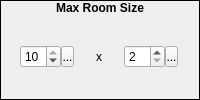
         <widget class="QFrame" name="frmDimensions_2">
          <property name="sizePolicy">
           <sizepolicy hsizetype="Preferred" vsizetype="Fixed">
            <horstretch>0</horstretch>
            <verstretch>0</verstretch>
           </sizepolicy>
          </property>
          <property name="frameShape">
           <enum>QFrame::Box</enum>
          </property>
          <property name="frameShadow">
           <enum>QFrame::Plain</enum>
          </property>
          <property name="lineWidth">
           <number>1</number>
          </property>
          <layout class="QVBoxLayout" name="verticalLayout_4">
           <property name="spacing">
            <number>0</number>
           </property>
           <property name="margin">
            <number>0</number>
           </property>
           <item>
            <widget class="QLabel" name="lblDimensions_2">
             <property name="sizePolicy">
              <sizepolicy hsizetype="Preferred" vsizetype="Fixed">
               <horstretch>0</horstretch>
               <verstretch>0</verstretch>
              </sizepolicy>
             </property>
             <property name="font">
              <font>
               <weight>75</weight>
               <bold>true</bold>
              </font>
             </property>
             <property name="text">
              <string>Max Room Size</string>
             </property>
             <property name="alignment">
              <set>Qt::AlignHCenter|Qt::AlignTop</set>
             </property>
            </widget>
           </item>
           <item>
            <widget class="QWidget" name="widget_9" native="true">
             <layout class="QHBoxLayout" name="horizontalLayout_2">
              <property name="spacing">
               <number>3</number>
              </property>
              <property name="margin">
               <number>0</number>
              </property>
              <item>
               <widget class="QWidget" name="widget_5" native="true">
                <property name="sizePolicy">
                 <sizepolicy hsizetype="Fixed" vsizetype="Fixed">
                  <horstretch>0</horstretch>
                  <verstretch>0</verstretch>
                 </sizepolicy>
                </property>
                <layout class="QHBoxLayout" name="horizontalLayout_17">
                 <property name="spacing">
                  <number>0</number>
                 </property>
                 <property name="margin">
                  <number>0</number>
                 </property>
                 <item>
                  <widget class="QSpinBox" name="sbMaxRoomWidth">
                   <property name="sizePolicy">
                    <sizepolicy hsizetype="Fixed" vsizetype="Fixed">
                     <horstretch>0</horstretch>
                     <verstretch>0</verstretch>
                    </sizepolicy>
                   </property>
                   <property name="minimum">
                    <number>2</number>
                   </property>
                   <property name="maximum">
                    <number>10</number>
                   </property>
                   <property name="value">
                    <number>10</number>
                   </property>
                  </widget>
                 </item>
                 <item>
                  <widget class="SpinBoxSideButton" name="bMaxRoomWidthSpinButton">
                   <property name="minimumSize">
                    <size>
                     <width>13</width>
                     <height>21</height>
                    </size>
                   </property>
                   <property name="maximumSize">
                    <size>
                     <width>13</width>
                     <height>21</height>
                    </size>
                   </property>
                   <property name="text">
                    <string>...</string>
                   </property>
                   <property name="icon">
                    <iconset resource="gui_icons.qrc">
                     <normaloff>:/icons/spinBoxSideButton.png</normaloff>:/icons/spinBoxSideButton.png</iconset>
                   </property>
                   <property name="iconSize">
                    <size>
                     <width>8</width>
                     <height>16</height>
                    </size>
                   </property>
                  </widget>
                 </item>
                </layout>
               </widget>
              </item>
              <item>
               <widget class="QLabel" name="label_3">
                <property name="sizePolicy">
                 <sizepolicy hsizetype="Fixed" vsizetype="Preferred">
                  <horstretch>0</horstretch>
                  <verstretch>0</verstretch>
                 </sizepolicy>
                </property>
                <property name="text">
                 <string>x</string>
                </property>
               </widget>
              </item>
              <item>
               <widget class="QWidget" name="widget_6" native="true">
                <property name="sizePolicy">
                 <sizepolicy hsizetype="Fixed" vsizetype="Fixed">
                  <horstretch>0</horstretch>
                  <verstretch>0</verstretch>
                 </sizepolicy>
                </property>
                <layout class="QHBoxLayout" name="horizontalLayout_18">
                 <property name="spacing">
                  <number>0</number>
                 </property>
                 <property name="margin">
                  <number>0</number>
                 </property>
                 <item>
                  <widget class="QSpinBox" name="sbMaxRoomHeight">
                   <property name="sizePolicy">
                    <sizepolicy hsizetype="Fixed" vsizetype="Fixed">
                     <horstretch>0</horstretch>
                     <verstretch>0</verstretch>
                    </sizepolicy>
                   </property>
                   <property name="minimum">
                    <number>2</number>
                   </property>
                   <property name="maximum">
                    <number>10</number>
                   </property>
                  </widget>
                 </item>
                 <item>
                  <widget class="SpinBoxSideButton" name="bMaxRoomHeightSpinButton">
                   <property name="minimumSize">
                    <size>
                     <width>13</width>
                     <height>21</height>
                    </size>
                   </property>
                   <property name="maximumSize">
                    <size>
                     <width>13</width>
                     <height>21</height>
                    </size>
                   </property>
                   <property name="text">
                    <string>...</string>
                   </property>
                   <property name="icon">
                    <iconset resource="gui_icons.qrc">
                     <normaloff>:/icons/spinBoxSideButton.png</normaloff>:/icons/spinBoxSideButton.png</iconset>
                   </property>
                   <property name="iconSize">
                    <size>
                     <width>8</width>
                     <height>16</height>
                    </size>
                   </property>
                  </widget>
                 </item>
                </layout>
               </widget>
              </item>
             </layout>
            </widget>
           </item>
          </layout>
         </widget>
